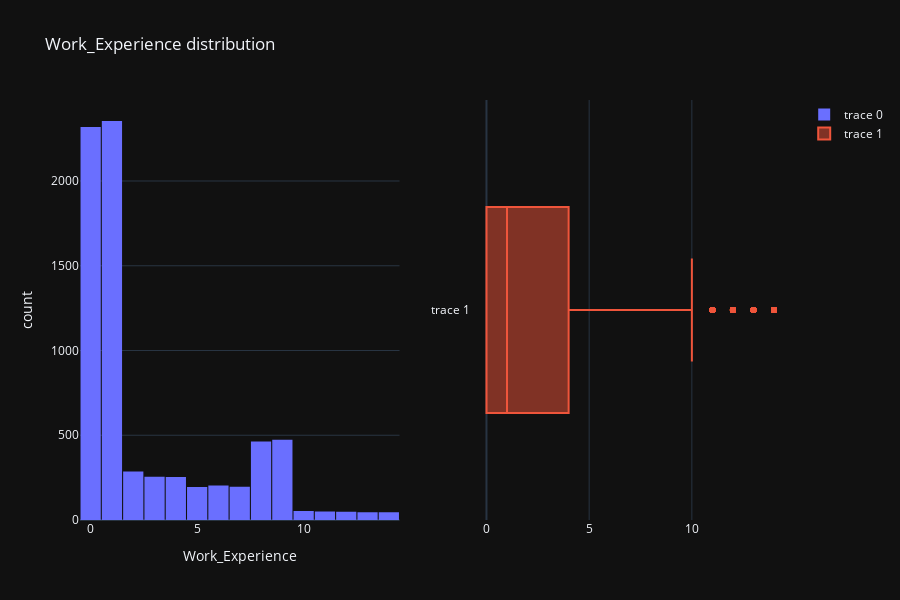

This figure's notebook cell:
### Code cell
createPlot(Data_train,"Work_Experience","Work_Experience distribution","Work_Experience","count")

### Figure 1 — Plotly figure (JSON) as saved in the notebook; plotly's stock layout.template omitted (floating-point values rounded to 4 significant figures; data arrays with more than 128 entries replaced by an {"elided": "..."} marker saying what was removed)
{"data": [{"marker": {"color": "#6a6fff"}, "type": "histogram", "x": {"elided": "8068 int values"}, "xaxis": "x", "yaxis": "y"}, {"type": "box", "x": {"elided": "8068 int values"}, "xaxis": "x2", "yaxis": "y2"}], "layout": {"bargap": 0.05, "height": 600, "title": {"text": "Work_Experience distribution"}, "width": 900, "xaxis": {"anchor": "y", "domain": [0, 0.45], "title": {"text": "Work_Experience"}}, "xaxis2": {"anchor": "y2", "domain": [0.55, 1]}, "yaxis": {"anchor": "x", "domain": [0, 1], "title": {"text": "count"}}, "yaxis2": {"anchor": "x2", "domain": [0, 1]}}}
